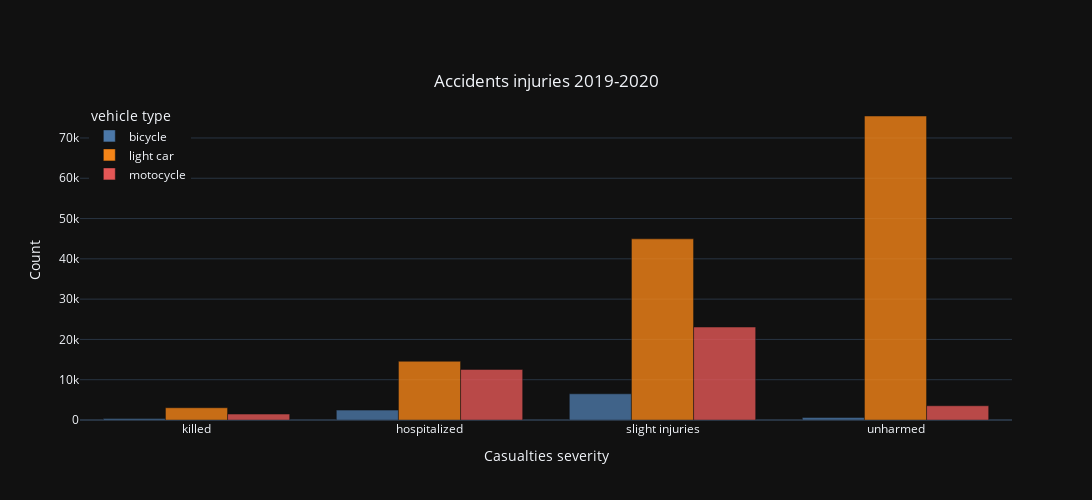

Source (notebook cell):
### Markdown cell above
- The following is a reproduction for the same diplays using *Pyplot* :

### Code cell
dx= df.groupby(['catv', 'grav']).count().reset_index()

fig = px.bar( dx, x='grav', y='victim_id', title="Wide-Form Input", color='catv',  barmode='group',
    opacity=.8,color_discrete_sequence=px.colors.qualitative.T10,
    labels={'catv': 'vehicle type','grav':'severity', 'victim_id':'victims'} , template="plotly_dark")
    #category_orders={"col": ["val1", ...], ...})
fig.update_xaxes(type='category', categoryorder='total ascending')
fig.update_layout(width=1100, height=500,xaxis_title_text='Casualties severity', yaxis_title_text='Count', 
    title='Accidents injuries 2019-2020', title_x=.5, title_y=.85 , legend=dict(yanchor="top",y=0.99,xanchor="left",x=0.01) )
fig.show()

### Figure 1 — Plotly figure (JSON) as saved in the notebook; plotly's stock layout.template omitted (floating-point values rounded to 4 significant figures)
{"data": [{"alignmentgroup": "True", "hovertemplate": "vehicle type=bicycle<br>severity=%{x}<br>victims=%{y}<extra></extra>", "legendgroup": "bicycle", "marker": {"color": "#4C78A8", "opacity": 0.8, "pattern": {"shape": ""}}, "name": "bicycle", "offsetgroup": "bicycle", "orientation": "v", "showlegend": true, "textposition": "auto", "type": "bar", "x": ["hospitalized", "killed", "slight injuries", "unharmed"], "xaxis": "x", "y": [2455, 357, 6501, 633], "yaxis": "y"}, {"alignmentgroup": "True", "hovertemplate": "vehicle type=light car<br>severity=%{x}<br>victims=%{y}<extra></extra>", "legendgroup": "light car", "marker": {"color": "#F58518", "opacity": 0.8, "pattern": {"shape": ""}}, "name": "light car", "offsetgroup": "light car", "orientation": "v", "showlegend": true, "textposition": "auto", "type": "bar", "x": ["hospitalized", "killed", "slight injuries", "unharmed"], "xaxis": "x", "y": [14575, 3046, 44962, 75452], "yaxis": "y"}, {"alignmentgroup": "True", "hovertemplate": "vehicle type=motocycle<br>severity=%{x}<br>victims=%{y}<extra></extra>", "legendgroup": "motocycle", "marker": {"color": "#E45756", "opacity": 0.8, "pattern": {"shape": ""}}, "name": "motocycle", "offsetgroup": "motocycle", "orientation": "v", "showlegend": true, "textposition": "auto", "type": "bar", "x": ["hospitalized", "killed", "slight injuries", "unharmed"], "xaxis": "x", "y": [12553, 1471, 23075, 3540], "yaxis": "y"}], "layout": {"barmode": "group", "height": 500, "legend": {"title": {"text": "vehicle type"}, "tracegroupgap": 0, "x": 0.01, "xanchor": "left", "y": 0.99, "yanchor": "top"}, "title": {"text": "Accidents injuries 2019-2020", "x": 0.5, "y": 0.85}, "width": 1100, "xaxis": {"anchor": "y", "categoryorder": "total ascending", "domain": [0, 1], "title": {"text": "Casualties severity"}, "type": "category"}, "yaxis": {"anchor": "x", "domain": [0, 1], "title": {"text": "Count"}}}}
